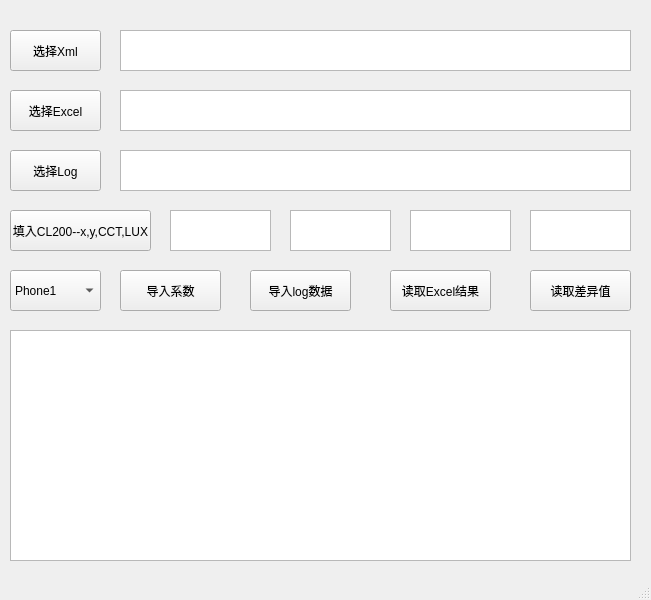
<?xml version="1.0" encoding="UTF-8"?>
<ui version="4.0">
 <class>MainWindow</class>
 <widget class="QMainWindow" name="MainWindow">
  <property name="geometry">
   <rect>
    <x>0</x>
    <y>0</y>
    <width>651</width>
    <height>600</height>
   </rect>
  </property>
  <property name="windowTitle">
   <string>MainWindow</string>
  </property>
  <widget class="QWidget" name="centralwidget">
   <widget class="QPushButton" name="pushButton">
    <property name="geometry">
     <rect>
      <x>10</x>
      <y>30</y>
      <width>91</width>
      <height>41</height>
     </rect>
    </property>
    <property name="text">
     <string>选择Xml</string>
    </property>
   </widget>
   <widget class="QPushButton" name="pushButton_2">
    <property name="geometry">
     <rect>
      <x>10</x>
      <y>90</y>
      <width>91</width>
      <height>41</height>
     </rect>
    </property>
    <property name="text">
     <string>选择Excel</string>
    </property>
   </widget>
   <widget class="QPushButton" name="pushButton_3">
    <property name="geometry">
     <rect>
      <x>10</x>
      <y>150</y>
      <width>91</width>
      <height>41</height>
     </rect>
    </property>
    <property name="text">
     <string>选择Log</string>
    </property>
   </widget>
   <widget class="QPushButton" name="pushButton_4">
    <property name="geometry">
     <rect>
      <x>10</x>
      <y>210</y>
      <width>141</width>
      <height>41</height>
     </rect>
    </property>
    <property name="text">
     <string>填入CL200--x,y,CCT,LUX</string>
    </property>
   </widget>
   <widget class="QTextBrowser" name="textBrowser">
    <property name="geometry">
     <rect>
      <x>120</x>
      <y>30</y>
      <width>511</width>
      <height>41</height>
     </rect>
    </property>
   </widget>
   <widget class="QTextBrowser" name="textBrowser_2">
    <property name="geometry">
     <rect>
      <x>120</x>
      <y>90</y>
      <width>511</width>
      <height>41</height>
     </rect>
    </property>
   </widget>
   <widget class="QTextBrowser" name="textBrowser_3">
    <property name="geometry">
     <rect>
      <x>120</x>
      <y>150</y>
      <width>511</width>
      <height>41</height>
     </rect>
    </property>
   </widget>
   <widget class="QTextBrowser" name="textBrowser_4">
    <property name="geometry">
     <rect>
      <x>170</x>
      <y>210</y>
      <width>101</width>
      <height>41</height>
     </rect>
    </property>
    <property name="html">
     <string>&lt;!DOCTYPE HTML PUBLIC &quot;-//W3C//DTD HTML 4.0//EN&quot; &quot;http://www.w3.org/TR/REC-html40/strict.dtd&quot;&gt;
&lt;html&gt;&lt;head&gt;&lt;meta name=&quot;qrichtext&quot; content=&quot;1&quot; /&gt;&lt;style type=&quot;text/css&quot;&gt;
p, li { white-space: pre-wrap; }
&lt;/style&gt;&lt;/head&gt;&lt;body style=&quot; font-family:'SimSun'; font-size:9pt; font-weight:400; font-style:normal;&quot;&gt;
&lt;p align=&quot;justify&quot; style=&quot;-qt-paragraph-type:empty; margin-top:0px; margin-bottom:0px; margin-left:0px; margin-right:0px; -qt-block-indent:0; text-indent:0px;&quot;&gt;&lt;br /&gt;&lt;/p&gt;&lt;/body&gt;&lt;/html&gt;</string>
    </property>
   </widget>
   <widget class="QTextBrowser" name="textBrowser_5">
    <property name="geometry">
     <rect>
      <x>290</x>
      <y>210</y>
      <width>101</width>
      <height>41</height>
     </rect>
    </property>
    <property name="html">
     <string>&lt;!DOCTYPE HTML PUBLIC &quot;-//W3C//DTD HTML 4.0//EN&quot; &quot;http://www.w3.org/TR/REC-html40/strict.dtd&quot;&gt;
&lt;html&gt;&lt;head&gt;&lt;meta name=&quot;qrichtext&quot; content=&quot;1&quot; /&gt;&lt;style type=&quot;text/css&quot;&gt;
p, li { white-space: pre-wrap; }
&lt;/style&gt;&lt;/head&gt;&lt;body style=&quot; font-family:'SimSun'; font-size:9pt; font-weight:400; font-style:normal;&quot;&gt;
&lt;p style=&quot;-qt-paragraph-type:empty; margin-top:0px; margin-bottom:0px; margin-left:0px; margin-right:0px; -qt-block-indent:0; text-indent:0px;&quot;&gt;&lt;br /&gt;&lt;/p&gt;&lt;/body&gt;&lt;/html&gt;</string>
    </property>
   </widget>
   <widget class="QTextBrowser" name="textBrowser_6">
    <property name="geometry">
     <rect>
      <x>410</x>
      <y>210</y>
      <width>101</width>
      <height>41</height>
     </rect>
    </property>
    <property name="html">
     <string>&lt;!DOCTYPE HTML PUBLIC &quot;-//W3C//DTD HTML 4.0//EN&quot; &quot;http://www.w3.org/TR/REC-html40/strict.dtd&quot;&gt;
&lt;html&gt;&lt;head&gt;&lt;meta name=&quot;qrichtext&quot; content=&quot;1&quot; /&gt;&lt;style type=&quot;text/css&quot;&gt;
p, li { white-space: pre-wrap; }
&lt;/style&gt;&lt;/head&gt;&lt;body style=&quot; font-family:'SimSun'; font-size:9pt; font-weight:400; font-style:normal;&quot;&gt;
&lt;p style=&quot;-qt-paragraph-type:empty; margin-top:0px; margin-bottom:0px; margin-left:0px; margin-right:0px; -qt-block-indent:0; text-indent:0px;&quot;&gt;&lt;br /&gt;&lt;/p&gt;&lt;/body&gt;&lt;/html&gt;</string>
    </property>
   </widget>
   <widget class="QTextBrowser" name="textBrowser_7">
    <property name="geometry">
     <rect>
      <x>530</x>
      <y>210</y>
      <width>101</width>
      <height>41</height>
     </rect>
    </property>
    <property name="html">
     <string>&lt;!DOCTYPE HTML PUBLIC &quot;-//W3C//DTD HTML 4.0//EN&quot; &quot;http://www.w3.org/TR/REC-html40/strict.dtd&quot;&gt;
&lt;html&gt;&lt;head&gt;&lt;meta name=&quot;qrichtext&quot; content=&quot;1&quot; /&gt;&lt;style type=&quot;text/css&quot;&gt;
p, li { white-space: pre-wrap; }
&lt;/style&gt;&lt;/head&gt;&lt;body style=&quot; font-family:'SimSun'; font-size:9pt; font-weight:400; font-style:normal;&quot;&gt;
&lt;p style=&quot;-qt-paragraph-type:empty; margin-top:0px; margin-bottom:0px; margin-left:0px; margin-right:0px; -qt-block-indent:0; text-indent:0px;&quot;&gt;&lt;br /&gt;&lt;/p&gt;&lt;/body&gt;&lt;/html&gt;</string>
    </property>
   </widget>
   <widget class="QComboBox" name="comboBox">
    <property name="geometry">
     <rect>
      <x>10</x>
      <y>270</y>
      <width>91</width>
      <height>41</height>
     </rect>
    </property>
    <item>
     <property name="text">
      <string>Phone1</string>
     </property>
    </item>
    <item>
     <property name="text">
      <string>Phone2</string>
     </property>
    </item>
    <item>
     <property name="text">
      <string>Phone3</string>
     </property>
    </item>
    <item>
     <property name="text">
      <string>Demo</string>
     </property>
    </item>
   </widget>
   <widget class="QPushButton" name="pushButton_5">
    <property name="geometry">
     <rect>
      <x>120</x>
      <y>270</y>
      <width>101</width>
      <height>41</height>
     </rect>
    </property>
    <property name="text">
     <string>导入系数</string>
    </property>
   </widget>
   <widget class="QPushButton" name="pushButton_6">
    <property name="geometry">
     <rect>
      <x>250</x>
      <y>270</y>
      <width>101</width>
      <height>41</height>
     </rect>
    </property>
    <property name="text">
     <string>导入log数据</string>
    </property>
   </widget>
   <widget class="QPushButton" name="pushButton_7">
    <property name="geometry">
     <rect>
      <x>390</x>
      <y>270</y>
      <width>101</width>
      <height>41</height>
     </rect>
    </property>
    <property name="text">
     <string>读取Excel结果</string>
    </property>
   </widget>
   <widget class="QPushButton" name="pushButton_8">
    <property name="geometry">
     <rect>
      <x>530</x>
      <y>270</y>
      <width>101</width>
      <height>41</height>
     </rect>
    </property>
    <property name="text">
     <string>读取差异值</string>
    </property>
   </widget>
   <widget class="QTextBrowser" name="textBrowser_8">
    <property name="geometry">
     <rect>
      <x>10</x>
      <y>330</y>
      <width>621</width>
      <height>231</height>
     </rect>
    </property>
   </widget>
  </widget>
  <widget class="QMenuBar" name="menubar">
   <property name="geometry">
    <rect>
     <x>0</x>
     <y>0</y>
     <width>651</width>
     <height>23</height>
    </rect>
   </property>
  </widget>
  <widget class="QStatusBar" name="statusbar"/>
 </widget>
 <resources/>
 <connections/>
</ui>
